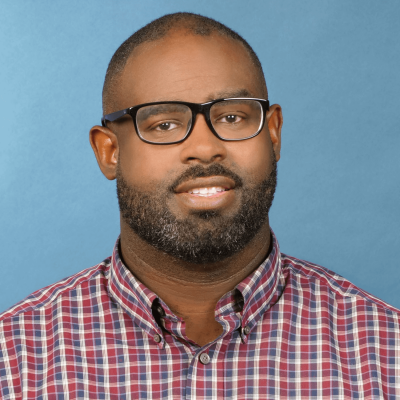
#> input picture project2/Mark-Bennett.png, 400 x 400 px, found by its file name
$ python oldschoolfilter.py
#> lines starting #> are read from the running program, lines starting #| are printed output that depends on the picture
#%% Old School Filter

from PIL import Image, ImageDraw
import random

filename = "project2\Mark-Bennett.png"

def roateImg(filename):

#> called with filename = 'project2\\Mark-Bennett.png'
    img = Image.open(filename).convert('1')
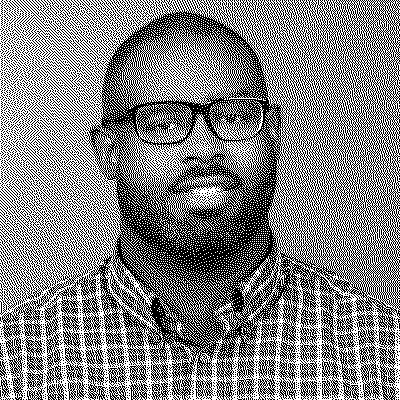
#> img: PIL image 400x400 1; 51.5% white; black in thin lines or dots

    width, height = img.size
#> width = 400; height = 400

    imgoverlay =  Image.new('RGBA', (width, height), "green")
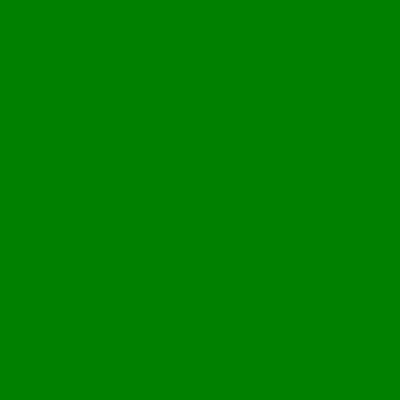
#> imgoverlay: PIL image 400x400 RGBA; mean R, G, B, A 0, 128, 0, 255

    mask = Image.new("L", img.size, 150)
#> mask: PIL image 400x400 L; every value is 150

    im = Image.composite(img, imgoverlay, mask)
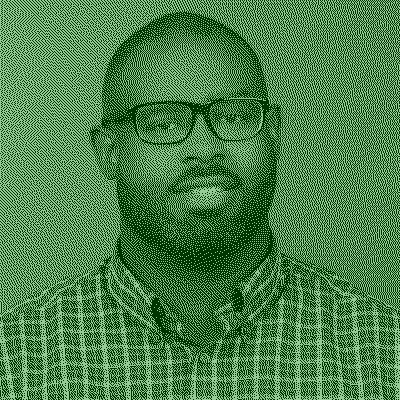
#> im: PIL image 400x400 RGBA; mean R, G, B, A 77.2, 130.2, 77.2, 255

    for i in range(10,50):

        h = random.randint(0, height)

        for x in range(0,height):

            im.putpixel((x, h), (0,100,0,255))
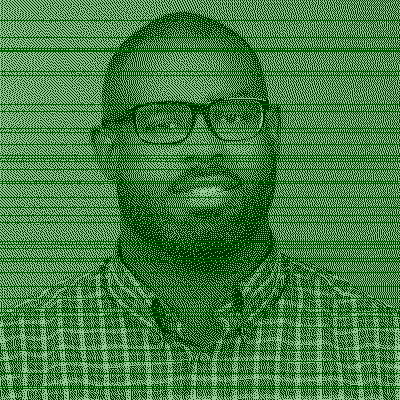
#> im: PIL image 400x400 RGBA; mean R, G, B, A 69.8, 127.4, 69.8, 255

    return im


roateImg(filename)

# %%
